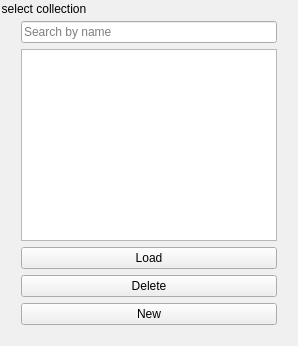
              <widget class="QGroupBox" name="groupBoxCollectionSelect">
               <property name="styleSheet">
                <string notr="true">
              QGroupBox {
                background-color: rgba(240, 240, 240, 1);  /* change to your desired color */
                border: 0px solid #ffffffff;     /* optional: border styling */
                border-radius: 6px;         /* optional: rounded corners */
                margin-top: 1.5em; /* reserve space for the title */
                padding: 10px; 
              }
            </string>
               </property>
               <property name="title">
                <string>select collection</string>
               </property>
               <layout class="QVBoxLayout" name="verticalLayout_3">
                <item>
                 <widget class="QLineEdit" name="lineEditCollection">
                  <property name="placeholderText">
                   <string>Search by name</string>
                  </property>
                 </widget>
                </item>
                <item>
                 <widget class="QListView" name="listViewCollection">
                  <property name="editTriggers">
                   <set>QAbstractItemView::NoEditTriggers</set>
                  </property>
                 </widget>
                </item>
                <item>
                 <widget class="QPushButton" name="pushLoadCollection">
                  <property name="text">
                   <string>Load</string>
                  </property>
                 </widget>
                </item>
                <item>
                 <widget class="QPushButton" name="pushDeleteCollection">
                  <property name="text">
                   <string>Delete</string>
                  </property>
                 </widget>
                </item>
                <item>
                 <widget class="QPushButton" name="pushNewCollection">
                  <property name="text">
                   <string>New</string>
                  </property>
                 </widget>
                </item>
               </layout>
              </widget>
